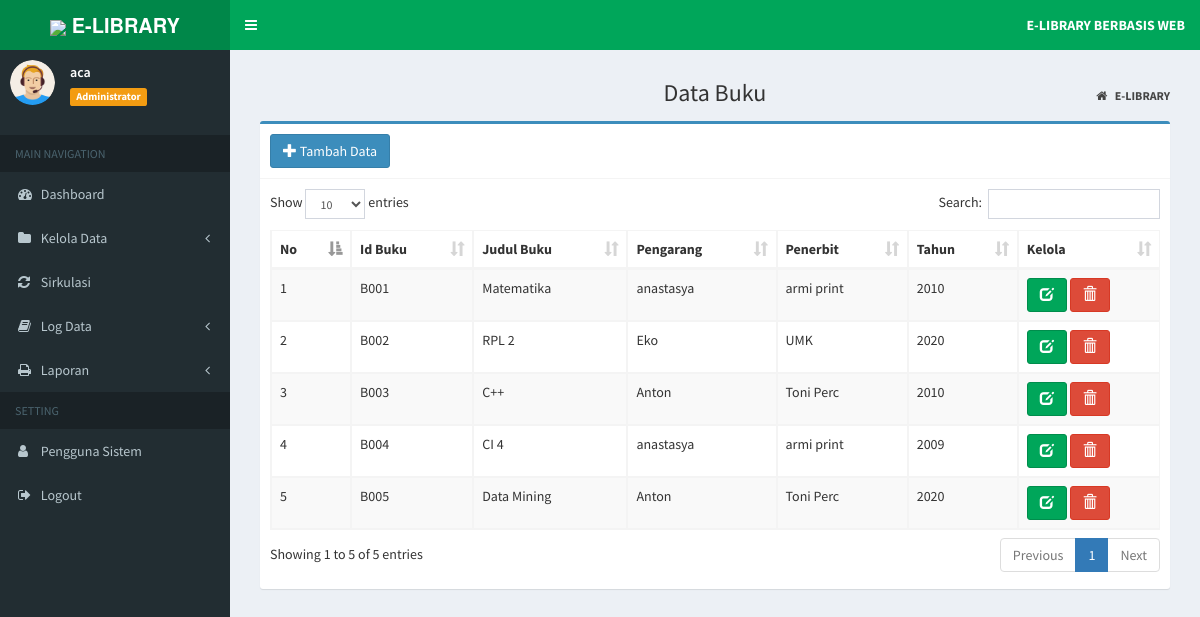
Screenshot of /index.php?page=MyApp/data_buku (signed in) with the database file from the repository.
### tables this page shows
CREATE TABLE `tb_buku` (
  `id_buku` varchar(10) NOT NULL,
  `judul_buku` varchar(30) NOT NULL,
  `pengarang` varchar(30) NOT NULL,
  `penerbit` varchar(30) NOT NULL,
  `th_terbit` year(4) NOT NULL
);

### admin/buku/data_buku.php (the view)
<section class="content-header">
	<h1 style="text-align:center;">
		Data Buku
	</h1>
	<ol class="breadcrumb">
		<li>
			<a href="index.php">
				<i class="fa fa-home"></i>
				<b>E-LIBRARY</b>
			</a>
		</li>
	</ol>
</section>
<section class="content">
	<div class="box box-primary">
		<div class="box-header with-border">
			<a href="?page=MyApp/add_buku" title="Tambah Data" class="btn btn-primary">
				<i class="glyphicon glyphicon-plus"></i> Tambah Data</a>
		</div>
		<div class="box-body">
			<div class="table-responsive">
				<table id="example1" class="table table-bordered table-striped">
					<thead>
						<tr>
							<th>No</th>
							<th>Id Buku</th>
							<th>Judul Buku</th>
							<th>Pengarang</th>
							<th>Penerbit</th>
							<th>Tahun</th>
							<th>Kelola</th>
						</tr>
					</thead>
					<tbody>
						<?php
                  $no = 1;
                  $sql = $koneksi->query("SELECT * from tb_buku");
                  while ($data= $sql->fetch_assoc()) {
                ?>
						<tr>
							<td>
								<?php echo $no++; ?>
							</td>
							<td>
								<?php echo $data['id_buku']; ?>
							</td>
							<td>
								<?php echo $data['judul_buku']; ?>
							</td>
							<td>
								<?php echo $data['pengarang']; ?>
							</td>
							<td>
								<?php echo $data['penerbit']; ?>
							</td>
							<td>
								<?php echo $data['th_terbit']; ?>
							</td>
							<td>
								<a href="?page=MyApp/edit_buku&kode=<?php echo $data['id_buku']; ?>" title="Ubah"
								 class="btn btn-success">
									<i class="glyphicon glyphicon-edit"></i>
								</a>
								<a href="?page=MyApp/del_buku&kode=<?php echo $data['id_buku']; ?>" onclick="return confirm('Yakin Hapus Data Ini ?')"
								 title="Hapus" class="btn btn-danger">
									<i class="glyphicon glyphicon-trash"></i>
							</td>
						</tr>
						<?php
                  }
                ?>
					</tbody>
				</table>
			</div>
		</div>
	</div>
</section>

### rows the page displays
tb_buku: id_buku "B001", judul_buku "Matematika", pengarang "anastasya", penerbit "armi print", th_terbit "2010"
tb_buku: id_buku "B002", judul_buku "RPL 2", pengarang "Eko", penerbit "UMK", th_terbit "2020"
tb_buku: id_buku "B003", judul_buku "C++", pengarang "Anton", penerbit "Toni Perc", th_terbit "2010"
tb_buku: id_buku "B004", judul_buku "CI 4", pengarang "anastasya", penerbit "armi print", th_terbit "2009"
tb_buku: id_buku "B005", judul_buku "Data Mining", pengarang "Anton", penerbit "Toni Perc", th_terbit "2020"

### other values shown
$data_nama "aca"
$data_level "Administrator"
